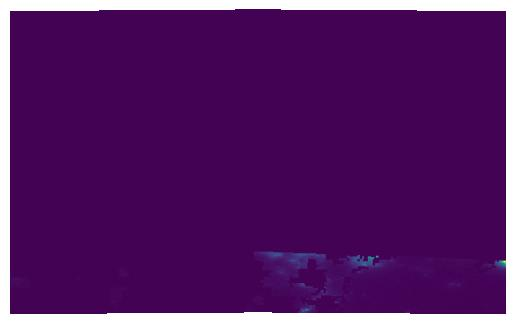
#> input picture datasets/Beijing/night_time_4.jpg, 515 x 324 px, found by its file name
$ jupyter execute 'Result Measure.ipynb'
#> lines starting #> are read from the running program, lines starting #| are printed output that depends on the picture; long printed decimals are rounded
[cell 1]
import skimage.metrics as metrics
from skimage import io

training_data = '/Users/richard/Desktop/Predicting urban expansion in China using deep learning methods and nighttime lights image/Dataset/Training/night_time_'

# Load the images
image1 = io.imread(training_data + str(4) + '.jpg', as_gray=True)
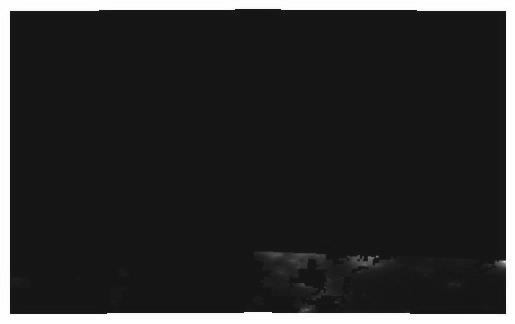
#> image1: shape (324, 515) float64; min 0.0366, max 1, mean 0.178
image2 = io.imread(training_data + str(6) + '.jpg', as_gray=True)
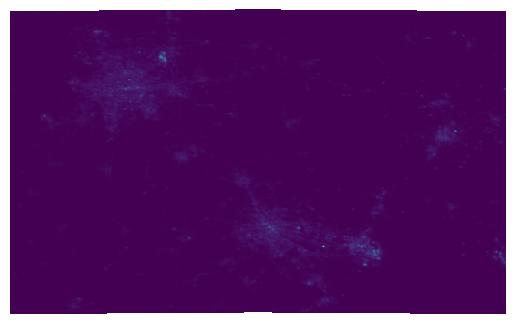
#> input picture datasets/Beijing/night_time_6.jpg, 515 x 324 px, found by its file name
#> image2: shape (324, 515) float64; min 0.0363, max 1, mean 0.176

# Calculate SSIM
ssim_score = metrics.structural_similarity(image1, image2)
#> ssim_score = 0.971

print("SSIM score:", ssim_score)
#| SSIM score: 0.9714

# Calculate PSNR
psnr_score = metrics.peak_signal_noise_ratio(image1, image2)
#> psnr_score = 33.47

print("PSNR score:", psnr_score)
#| PSNR score: 33.473
